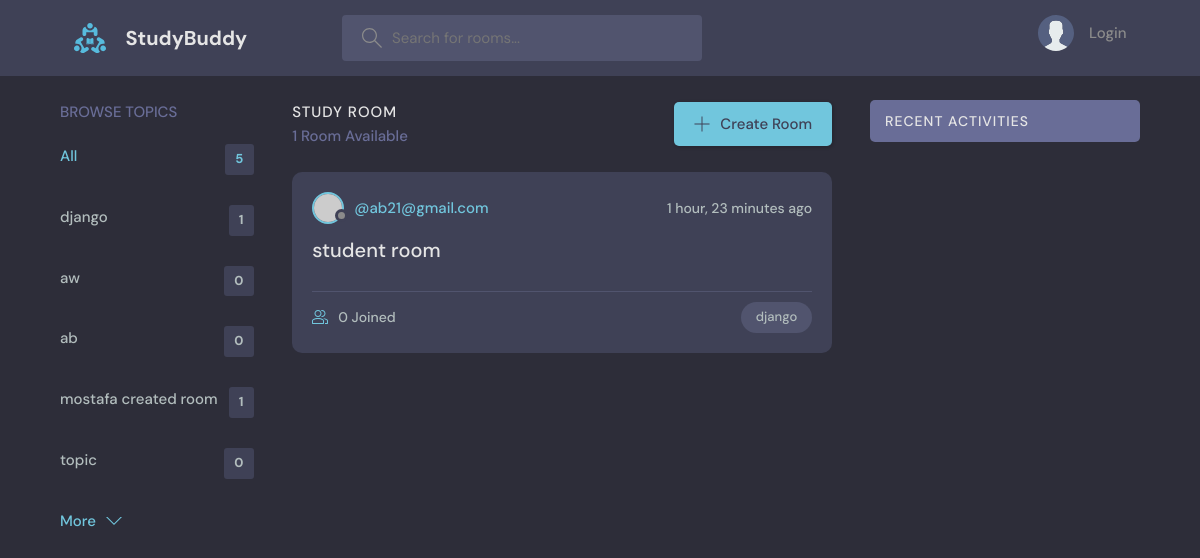
/?q=django, run on the app's committed database.
### base/models.py (models this page shows, shortened)
class Topic(models.Model):
    name = models.CharField(max_length=200)

class Room(models.Model):
    host = models.ForeignKey(User, on_delete=models.SET_NULL, null=True)
    topic = models.ForeignKey(Topic, on_delete=models.SET_NULL, null=True)
    name = models.CharField(max_length=200)
    desctription = models.TextField(null=True, blank=True)
    participants = models.ManyToManyField(User, related_name='participans', blank=True)
    updated = models.DateTimeField(auto_now=True)
    created = models.DateTimeField(auto_now_add=True)
    class Meta:
        ordering = ["-updated", '-created']

### base/views.py (the view)
# urls.py: path("", views.home, name="home"),
def home(request):
    q = request.GET.get('q') if request.GET.get("q") != None else ""
    rooms = Room.objects.filter(
        Q(topic__name__icontains=q) |
        Q(name__icontains=q)
        | Q(desctription__icontains=q)
    )
    topics = Topic.objects.all()
    room_count = rooms.count()
    room_messages = Message.objects.filter(Q(room__topic__name__icontains=q))
    context = {"rooms": rooms, 'topics': topics, 'room_count': room_count, 'room_messages': room_messages}
    return render(request, "base/home.html", context)

### base/templates/base/home.html (shortened to what this page needs)
  {% extends 'main.html' %}
  {% block content%}
    <main class="layout layout--3">
      <div class="container">
        {% include "base/topic_component.html"%}
        <div class="roomList">
          <div class="roomList__header">
            <div>
              <h2>Study Room</h2>
              <p>{{room_count}} Room Available</p>
            </div>
            <a class="btn btn--main" href="{% url 'create-room' %}">
              <svg version="1.1" xmlns="http://www.w3.org/2000/svg" width="32" height="32" viewBox="0 0 32 32">
                <title>add</title>
                <path
                  d="M16.943 0.943h-1.885v14.115h-14.115v1.885h14.115v14.115h1.885v-14.115h14.115v-1.885h-14.115v-14.115z"
                ></path>
              </svg>
              Create Room
            </a>
          </div>
          {% include 'base/feed_component.html'%}
        </div>
        {% include  "base/activity.html" %}
      </div>
    </main>
 {% endblock %}

### base/templates/base/topic_component.html
<div class="topics">
    <div class="topics__header">
      <h2>Browse Topics</h2>
    </div>
    <ul class="topics__list">
      <li>
        <a href="{% url 'home' %}" class="active">All <span>{{topics.count}}</span></a>
      </li>
      {% for topic in topics %}
      <li>
        <a href="{% url 'home' %}?q={{topic.name}}">{{topic.name}} <span>{{topic.room_set.all.count}}</span></a>
      </li>
      {%endfor%}
    </ul>
    <a class="btn btn--link" href="{% url 'home' %}">
      More
      <svg version="1.1" xmlns="http://www.w3.org/2000/svg" width="32" height="32" viewBox="0 0 32 32">
        <title>chevron-down</title>
        <path d="M16 21l-13-13h-3l16 16 16-16h-3l-13 13z"></path>
      </svg>
    </a>
  </div>

### base/templates/base/feed_component.html (shortened to what this page needs)
{% for room in rooms %}
<div class="roomListRoom">
    <div class="roomListRoom__header">
      <a href="{% url 'user-profile' room.host.id %}"    class="roomListRoom__author">
        <div class="avatar avatar--small">
          <img src="https://randomuser.me/api/portraits/women/11.jpg" />
        </div>
        <span>@{{room.host.username}}</span>
      </a>
      <div class="roomListRoom__actions">
        <span>{{room.created|timesince}} ago</span>
      </div>
    </div>
    <div class="roomListRoom__content">
      <a href="{% url 'room' room.id %}">{{room.name}}</a>
    </div>
    <div class="roomListRoom__meta">
      <a href="room.html" class="roomListRoom__joined">
        {{room.participants.all.count}} Joined
      </a>
      <p class="roomListRoom__topic">{{room.topic.name}}</p>
    </div>
  </div>
  {% endfor %}

### static/style/style.css (style rules this page uses)
:root { --color-main: #71c6dd; --color-main-light: #e1f6fb; --color-dark: #3f4156; --color-dark-medium: #51546e; --color-dark-light: #696d97; --color-light: #e5e5e5; --color-gray: #8b8b8b; --color-light-gray: #b2bdbd; --color-bg: #2d2d39; --color-success: #5dd693; --color-error: #fc4b0b; }
* { font-family: "DM Sans", -apple-system, BlinkMacSystemFont, "Segoe UI", Roboto, Oxygen, Ubuntu, Cantarell, "Open Sans", "Helvetica Neue", sans-serif; margin: 0; padding: 0; box-sizing: border-box; text-rendering: optimizeLegibility; font-size: inherit; }
html { font-size: 56.25%; }
@media only screen and (min-width: 1200px) { html { font-size: 62.5%; } }
body { line-height: 1.6; font-weight: 400; font-size: 1.5rem; color: var(--color-light-gray); background-color: var(--color-bg); min-height: 100vh; }
img { width: 100%; }
a { display: inline-block; color: var(--color-main); text-decoration: none; }
.container { max-width: 120rem; width: 90%; margin: auto; }
.btn { background-color: transparent; border: none; display: inline-flex; align-items: center; gap: 1rem; cursor: pointer; transition: all ease-in-out 0.3s; padding: 1rem 2rem; border-radius: 5px; box-shadow: 1px 1px 3px 1px rgba(0, 0, 0, 0.15); font-weight: 500; }
.btn--link { border-radius: 0; padding: 0; color: var(--color-main); box-shadow: none; }
.btn--main { background-color: var(--color-main); color: var(--color-dark); }
.btn > svg { fill: currentColor; width: 1.6rem; height: 1.6rem; }
.avatar { position: relative; display: inline-block; border-radius: 50%; border: 2px solid var(--color-main); }
.avatar img { display: block; border-radius: 50%; object-fit: cover; object-position: center; }
.avatar::after { content: ""; display: block; position: absolute; background-color: var(--color-gray); z-index: 111; border-radius: 50%; border: 0.3rem solid var(--color-dark); }
.avatar.avatar--small img { width: 2.8rem; height: 2.8rem; }
.avatar.avatar--small:after { width: 0.7rem; height: 0.7rem; bottom: 0px; right: -6px; }
.layout { margin-top: 2.4rem; }
.layout > .container { display: flex; justify-content: space-between; align-items: flex-start; }
.layout--3 > .container > div:first-child { flex-basis: 18%; max-width: 22.5rem; }
.layout--3 > .container > div:nth-child(2) { flex-basis: 50%; }
.topics__header { margin-bottom: 2rem; }
.topics__header h2 { text-transform: uppercase; font-weight: 500; color: var(--color-dark-light); }
.topics__list { list-style: none; }
.topics__list li a { display: flex; justify-content: space-between; margin-bottom: 3rem; font-weight: 500; color: var(--color-light-gray); transition: all 0.3s ease-in-out; }
.topics__list li a.active, .topics__list li a:hover { color: var(--color-main); }
.topics__list li a span { padding: 0.5rem 1rem; background-color: var(--color-dark); border-radius: 3px; font-size: 1.3rem; font-weight: 700; letter-spacing: 1px; }
.roomList__header { display: flex; justify-content: space-between; align-items: center; margin-bottom: 2.4rem; }
.roomList__header h2 { text-transform: uppercase; font-weight: 500; color: var(--color-light); letter-spacing: 1px; }
.roomList__header p { font-weight: 500; color: var(--color-dark-light); }
.roomListRoom { margin-bottom: 2.4rem; background-color: var(--color-dark); border-radius: 1rem; padding: 2rem; }
.roomListRoom__header { display: flex; justify-content: space-between; align-items: center; }
.roomListRoom__author { font-weight: 500; display: flex; align-items: center; gap: 1rem; }
.roomListRoom__actions { display: flex; align-items: flex-start; gap: 1rem; position: relative; }
.roomListRoom__actions span { font-size: 1.4rem; font-weight: 500; }
.roomListRoom__content { margin: 1rem 0; }
.roomListRoom__content a { font-size: 2rem; font-weight: 500; margin-bottom: 1.5rem; color: var(--color-light); transition: all 0.3s ease-in-out; }
.roomListRoom__meta { border-top: 1px solid var(--color-dark-medium); padding-top: 1rem; display: flex; align-items: center; justify-content: space-between; }
.roomListRoom__joined { color: var(--color-light-gray); display: flex; align-items: center; gap: 1rem; font-size: 1.4rem; font-weight: 500; }
.roomListRoom__joined svg { fill: var(--color-main); width: 1.6rem; height: 1.6rem; }
.roomListRoom__topic { padding: 5px 1.5rem; background-color: var(--color-dark-medium); border-radius: 5rem; font-weight: 500; font-size: 1.3rem; }

### data on the page
Topic: name "django", room_set.all.count "1"
Topic: name "aw", room_set.all.count "0"
Topic: name "ab", room_set.all.count "0"
Topic: name "mostafa created room", room_set.all.count "1"
Topic: name "topic", room_set.all.count "0"
Room: host.username "ab21@gmail.com", created "1 hour, 23 minutes", name "student room", participants.all.count "0", topic.name "django"

### other printed values
{{ topics.count }} "5"
{{ room_count }} "1"
